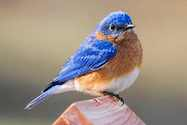
%> input picture PrincipalComponentAnalysis/bluebird.jpeg, 187 x 125 px
$ octave assignmentPCA.m   (GNU Octave 9; MATLAB toolbox functions it lacks are replaced by stand-ins)
%> lines starting %> are read from the running program, lines starting %| are printed output that depends on the picture
### PrincipalComponentAnalysis/PCAtransform.m
function Xt = PCAtransform(X, W)
% This function performs PCA to reduce the dimension of X
%   PCAtransform(X, W) transforms X to the K-dimensional PC space defined
%   by W; Each column of W is a principle component.

% ====================== YOUR CODE HERE ======================

    Xt = X * W; % Xt = Z

% ============================================================

end

### PrincipalComponentAnalysis/PCAtransform_inv.m
function X_inv = PCAtransform_inv(Xt, W)
% This function reverses the PCA process
%   PCAtransform_inv(X, W) transforms Xt back to its original space;
%   Each column of W is a principle component.

% ====================== YOUR CODE HERE ======================

    X_inv = Xt * W';

% ============================================================
end

### PrincipalComponentAnalysis/findPCs.m
function W = findPCs(X, K)
% This function finds the first K principle components of X

% ====================== YOUR CODE HERE ======================
% Instructions: First, compute the estimated variance of X, denoted as S
%               Second, compute eigenvalues and corresponding
%               eigenvectors of S
%               Third, sort the eigenvalues in a descend order
%               Four, find the top K principle components with the largest
%               eigenvalues
% Hints:        try functions cov(), eig()
%

    % 1. Find variance of X
    S = cov(X);
    % 2. Compute eigenvectors (V) eigenvalues (lambda) of S
    [V, lambda] = eig(S);
    %3. Sort eigenvalues in a descending order
    [lambda, I] = sort(diag(lambda), 'descend');
    %4. Find top K PC's, W = (p x k), i-th column of V is eigenvector
    W = V(:, I(1 : K));

% ============================================================
end

### PrincipalComponentAnalysis/assignmentPCA.m
%% SDSU Machine Learning Course (EE600/CompE596)
%% Programming Assignment:  PCA
%
%  Instructions
%  ------------
%
%  Dataset comes from:
%   https://leafyplace.com/types-of-birds/
%
%
%
%  This file contains code that helps you get started on the
%  PCA assignment.
%
%
%  For this part of the assignment, you will need to change some
%  parts of the code below for various experiments (e.g., number of
%  principle components K).


% Initialization
clear ; close all; clc

%% =========== Load Image =============
fprintf('Loading the image ...\n');
% read the image
img = imread('bluebird.jpeg');
%> img is the input picture: size 125x187x3 uint8; mean R, G, B 156.1, 142.3, 131.3
% display the image
imshow(img)

% scale the pixel values so that they fall within [0,1]
img = double(img) / 255;
%> img: size 125x187x3 double

%% =========== Perform PCA to Compress the Image =============
% Instructions: The following code perform PCA on each color channel to
%               reduce feature dimensions. Tune the value of K to see its impact.
%
fprintf('Compressing the image ...\n');

K = 187;  % number of principle components

% find the number of RGB pixels in the image
[n, m, c] = size(img);
%> n = 125; m = 187; c = 3
img_compressed = zeros(n, m, c);
for rgb = 1 : 3
    % Center the data
    X = img(:, :, rgb) - mean(img(:, :, rgb));

% ====================== YOUR CODE HERE ======================
    W = findPCs(X, K);
    Xt = PCAtransform(X, W);
    X_inv = PCAtransform_inv(Xt, W);
    img_compressed(:, :, rgb) = X_inv + mean(img(:, :, rgb)); % X = Z * W' + mu
% ============================================================
end
%> this loop made 3 passes
%> pass 1, `X = img(:, :, rgb) - mean(img(:, :, rgb));`:
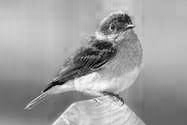
%> X: size 125x187 double; min -0.659, max 0.387, mean 1.07e-16; drawn with min black and max white
%> pass 1, `W = findPCs(X, K);`:
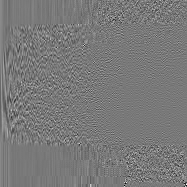
%> W: size 187x187 double; min -0.582, max 0.64, mean 0.000567; drawn with min black and max white
%> pass 1, in PCAtransform, `Xt = X * W;`:
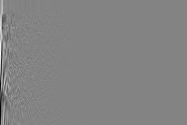
%> Xt: size 125x187 double; min -2.6, max 2.44, mean -6.69e-18; drawn with min black and max white

img_compressed = uint8(img_compressed * 255);
% store the compressed image
imwrite(img_compressed, 'bluebird_compressed.jpeg');
% display the compressed image
fprintf('Compression is done. \n');
figure;
imshow(img_compressed)
